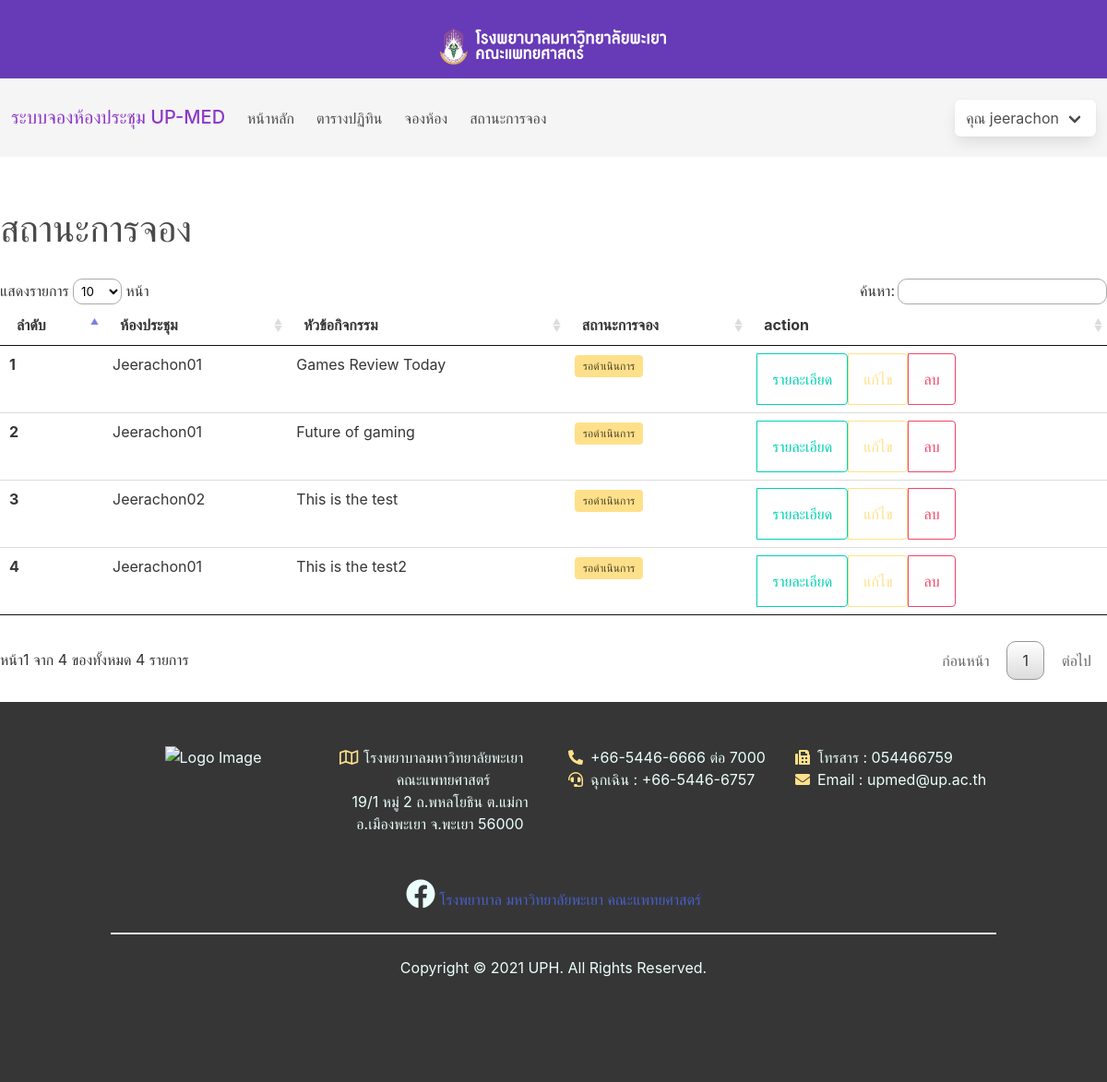
Before: /app/statusroom.php (signed in) with the older database file.
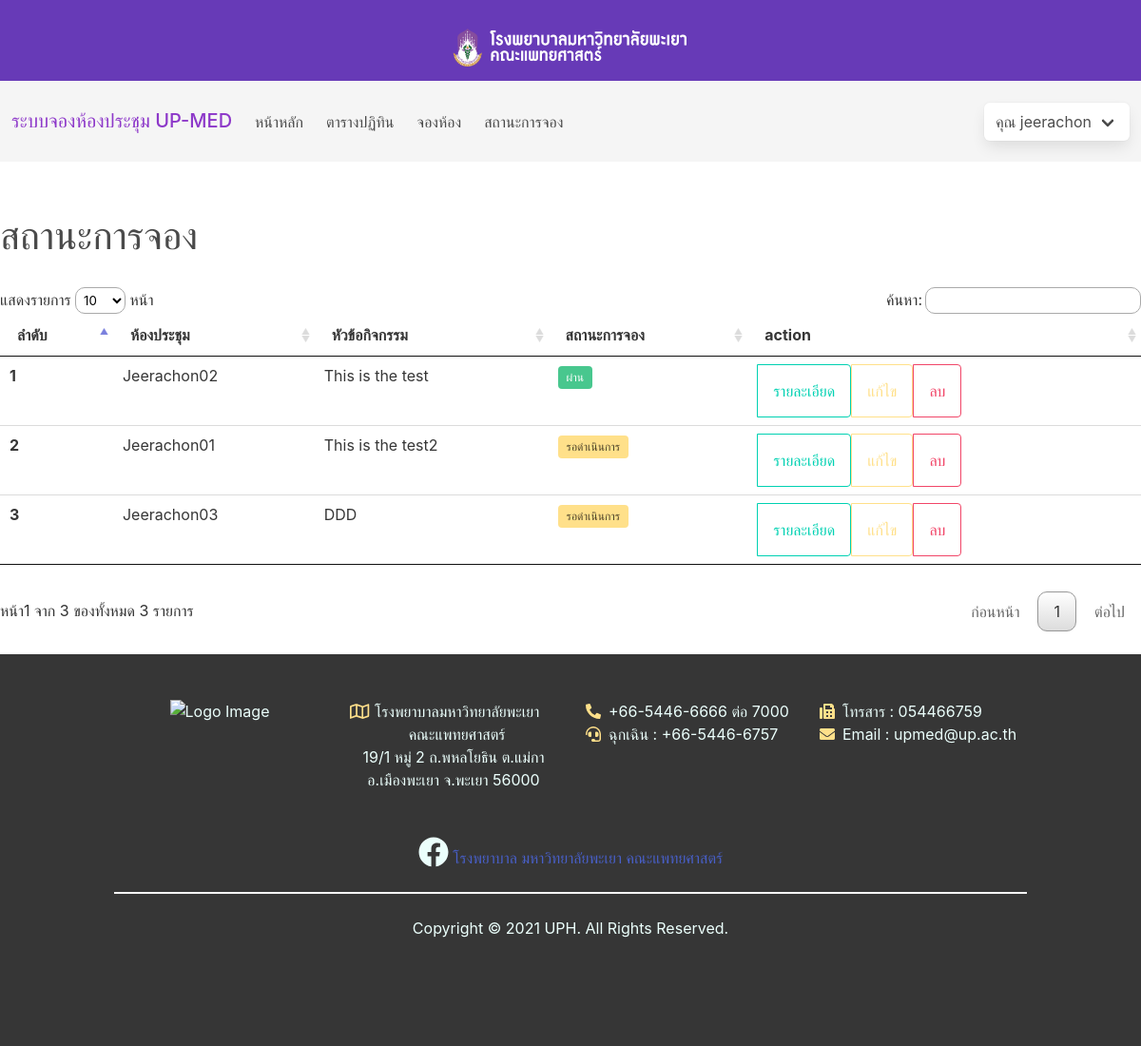
After: the same page with the newer database file.
### tables this page shows
CREATE TABLE `tbl_event` (
  `event_id` int(11) NOT NULL,
  `event_title` varchar(256) NOT NULL,
  `roomid` int(2) NOT NULL,
  `event_detail` text NOT NULL,
  `event_startdate` date NOT NULL,
  `event_enddate` date NOT NULL,
  `event_starttime` time NOT NULL,
  `event_endtime` time NOT NULL,
  `event_color` varchar(15) NOT NULL DEFAULT '#FFFFFF',
  `event_bgcolor` varchar(15) NOT NULL DEFAULT '#03a9f4',
  `event_url` varchar(300) NOT NULL,
  `event_repeatday` varchar(20) NOT NULL,
  `event_allday` tinyint(1) NOT NULL,
  `event_createdate` timestamp NOT NULL DEFAULT current_timestamp(),
  `people` int(3) NOT NULL,
  `reguser` varchar(255) NOT NULL,
  `tool` int(1) NOT NULL,
  `Scup` int(3) NOT NULL,
  `Bcup` int(3) NOT NULL,
  `longcup` int(3) NOT NULL,
  `drinkcup` int(3) NOT NULL,
  `softdrink` int(3) NOT NULL,
  `othercup` varchar(20) NOT NULL,
  `hotbot` int(3) NOT NULL,
  `tray` int(3) NOT NULL,
  `dishcup` int(3) NOT NULL,
  `jug` int(3) NOT NULL,
  `boxcup` int(3) NOT NULL,
  `tea` int(3) NOT NULL,
  `boiler` int(3) NOT NULL,
  `basket` int(3) NOT NULL,
  `other` varchar(20) NOT NULL,
  `statid` int(11) DEFAULT 2,
  `Username` varchar(255) NOT NULL
);

CREATE TABLE `room` (
  `roomid` int(2) NOT NULL,
  `roomname` varchar(60) NOT NULL,
  `roomcap` int(11) NOT NULL,
  `com` int(11) NOT NULL,
  `screen` int(11) NOT NULL,
  `mic` int(11) NOT NULL,
  `roomimg` varchar(255) NOT NULL,
  `bgcolor` varchar(255) NOT NULL
);

### app/statusroom.php (the view, shortened to what this page needs)
<?php
$user = $_SESSION['Username'];
?>
<!doctype html>
<html lang="en">
<head>
    <link rel="stylesheet" href="https://cdn.jsdelivr.net/npm/bulma@0.9.1/css/bulma.min.css">
    <link rel="stylesheet" type="text/css" href="../DataTables/datatables.css">
</head>
<body>
    <?php
    include '../components/nav.php';
    ?>
    <br><br>
    <div class="container is-fullhd">
        <p class="is-size-2">
            สถานะการจอง
        </p>
        <br>
        <table id="myTable" class="table is-fullwidth is-hoverable">
            <thead>
                <tr>
                    <th>ลำดับ</th>
                    <th>ห้องประชุม</th>
                    <th>หัวข้อกิจกรรม</th>
                    <th>สถานะการจอง</th>
                    <th>action</th>
                </tr>
            </thead>
            <tbody>
                <?php
                require '../DB/connect.php';
                $result = mysqli_query($con, "SELECT * FROM tbl_event left join room ON tbl_event.roomid=room.roomid left join stat ON tbl_event.statid=stat.statid Where Username = '$user' and state != 'ยกเลิก' ");
                if ($result) {
                    $a = 1;
                    while ($row = mysqli_fetch_array($result)) {
                        if ($row['statid'] == '1') {
                            $stat = '<span class="tag is-success">ผ่าน</span>';
                        } elseif ($row['statid'] == '2') {
                            $stat = '<span class="tag is-warning">รอดำเนินการ</span>';
                        } elseif ($row['statid'] == '3') {
                            $stat = '<span class="tag is-danger">สิ้นสุด</span>';
                        } elseif ($row['statid'] == '4') {
                            $stat = '<span class="tag is-danger">ไม่ผ่าน</span>';
                        } elseif ($row['statid'] == '5') {
                            $stat = '<span class="tag is-danger">ยกเลิก</span>';
                        }
                ?>
                        <tr>
                            <th><?php echo $a; ?></th>
                            <td><?php echo $row['roomname']; ?></td>
                            <td><?php echo $row['event_title']; ?></td>
                            <td>
                                <?php echo $stat; ?>
                            </td>
                            <td>
                                <div class="buttons has-addons">
                                    <form action="../app/detail.php" method="post"><button class="button is-primary is-outlined" type="submit">รายละเอียด</button></form>
                                    <form action="../app/editdetail.php" method="post"><button class="button is-warning is-outlined" type="submit">แก้ไข</button></form>
                                    <form action="../function/updatestatus.php" method="post"><button class="button is-danger is-outlined" type="submit">ลบ</button></form>
                                </div>
                            </td>
                        </tr>
                <?php
                        $a += 1;
                    }
                }
                ?>
            </tbody>
        </table>
    </div>
    <?php
    include '../components/footer.php';
    ?>
</body>
</html>

### components/nav.php (shortened to what this page needs)
<nav class="navbar" role="navigation" aria-label="main navigation">
  <div class="navbar is-White" style="width: 100%; height: 85px; background-color: #673ab7;">
    <h1 style="margin: 0 auto; padding: 25px; color: white;">
      <img src="../logo/logo-2.png" width="250" height="150">
    </h1>
  </div>
</nav>
<nav class="navbar is-light" role="navigation" aria-label="main navigation" style="height: 85px;">
  <div class="navbar-brand">
    <a class="navbar-item" href="#">
      <h5 class="title  is-indigo is-5 ">ระบบจองห้องประชุม UP-MED</h5>
    </a>
  </div>
  <div id="navbarBasicExample" class="navbar-menu">
    <div class="navbar is-light">
      <a class="navbar-item" href="../app/home.php">
        หน้าหลัก
      </a>
      <a class="navbar-item" href="../app/calendar.php">
        ตารางปฏิทิน
      </a>
      <a class="navbar-item" href="../app/form_calendar.php">
        จองห้อง
      </a>
      <a class="navbar-item" href="../app/statusroom.php">
        สถานะการจอง
      </a>
    </div>
    <div class="navbar-end">
      <div class="navbar-item">
        <div class="box navbar-item has-dropdown is-hoverable">
          <a class="navbar-link">
            คุณ <?php
                echo $_SESSION['Username'];
                ?>
          </a>
        </div>
      </div>
    </div>
  </div>
</nav>

### components/footer.php (shortened to what this page needs)
<br>
<footer class="footer has-background-dark has-text-primary-light">
  <div class="container">
    <div class="content has-text-centered">
      <div class="columns is-desktop">
        <div class="column is-one-quarter"><img style="width: 100%;" src="http://upmed.up.ac.th/images/logo/footer-logo.png" alt="Logo Image"></div>
        <div class="column is-one-quarter">
          <div class="icon-text">
            <span class="icon has-text-warning">
              <i class="far fa-map" style="font-size: 18px;"></i>
            </span>
            <span>โรงพยาบาลมหาวิทยาลัยพะเยา <br> คณะแพทยศาสตร์</span>
          </div>
          <p class="block">
            19/1 หมู่ 2 ถ.พหลโยธิน ต.แม่กา <br> อ.เมืองพะเยา จ.พะเยา 56000
          </p>
        </div>
        <div class="column is-one-quarter">
          <div class="icon-text">
            <span class="icon has-text-warning">
              <i class="fas fa-phone-alt"></i>
            </span>
            <span>+66-5446-6666 ต่อ 7000</span>
          </div>
          <div class="icon-text">
            <span class="icon has-text-warning">
              <i class="fas fa-headset"></i>
            </span>
            <span>ฉุกเฉิน : +66-5446-6757</span>
          </div>
        </div>
        <div class="column is-one-quarter">
          <div class="icon-text">
            <span class="icon has-text-warning">
              <i class="fas fa-fax"></i>
            </span>
            <span>โทรสาร : 054466759 </span>
          </div>
          <div class="icon-text">
            <span class="icon has-text-warning">
              <i class="fas fa-envelope"></i>
            </span>
            <span>Email : upmed@up.ac.th</span>
          </div>
        </div>
      </div>
      <br>
      <p>
        <strong class="has-text-primary-light"><i class="fab fa-facebook" style="font-size: 32px;"></i></strong>  <a href="https://www.facebook.com/UPHospital">โรงพยาบาล มหาวิทยาลัยพะเยา คณะแพทยศาสตร์</a>
        <hr>
      <p>Copyright © 2021 UPH. All Rights Reserved.</p>
      </p>
    </div>
  </div>
</footer>

### DataTables/datatables.css (style rules this page uses)
table.dataTable { width: 100%; margin: 0 auto; clear: both; border-collapse: separate; border-spacing: 0; }
table.dataTable thead th, table.dataTable tfoot th { font-weight: bold; }
table.dataTable thead th, table.dataTable thead td { padding: 10px 18px; border-bottom: 1px solid #111; }
table.dataTable thead .sorting, table.dataTable thead .sorting_asc, table.dataTable thead .sorting_desc, table.dataTable thead .sorting_asc_disabled, table.dataTable thead .sorting_desc_disabled { cursor: pointer; *cursor: hand; background-repeat: no-repeat; background-position: center right; }
table.dataTable thead .sorting { background-image: url("DataTables-1.10.23/images/sort_both.png"); }
table.dataTable thead .sorting_asc { background-image: url("DataTables-1.10.23/images/sort_asc.png"); }
table.dataTable tbody tr { background-color: #ffffff; }
table.dataTable tbody th, table.dataTable tbody td { padding: 8px 10px; }
table.dataTable.no-footer { border-bottom: 1px solid #111; }
table.dataTable, table.dataTable th, table.dataTable td { box-sizing: content-box; }

### components/nav.php (style rules this page uses)
.is-indigo { color: rgba(141, 56, 201); font-size: 1.5rem; font-weight: 500; line-height: 1.125; }

Changed rows visible on the page:
no longer on this page (row edited): tbl_event: roomid.roomname "Jeerachon01", event_title "Games Review Today", shows "รอดำเนินการ"
no longer on this page (row edited): tbl_event: roomid.roomname "Jeerachon01", event_title "Future of gaming", shows "รอดำเนินการ"
changed tbl_event "This is the test": text "รอดำเนินการ" → "ผ่าน"
added tbl_event: roomid.roomname "Jeerachon03", event_title "DDD", shows "รอดำเนินการ"
Other visible differences:
text written by a page script: "แสดงรายการ หน้า ค้นหา: หน้า1 จาก 4 ของทั้งหมด 4 รายการ ก่อนหน้า 1 ต่อไป" → "แสดงรายการ หน้า ค้นหา: หน้า1 จาก 3 ของทั้งหมด 3 รายการ ก่อนหน้า 1 ต่อไป"
